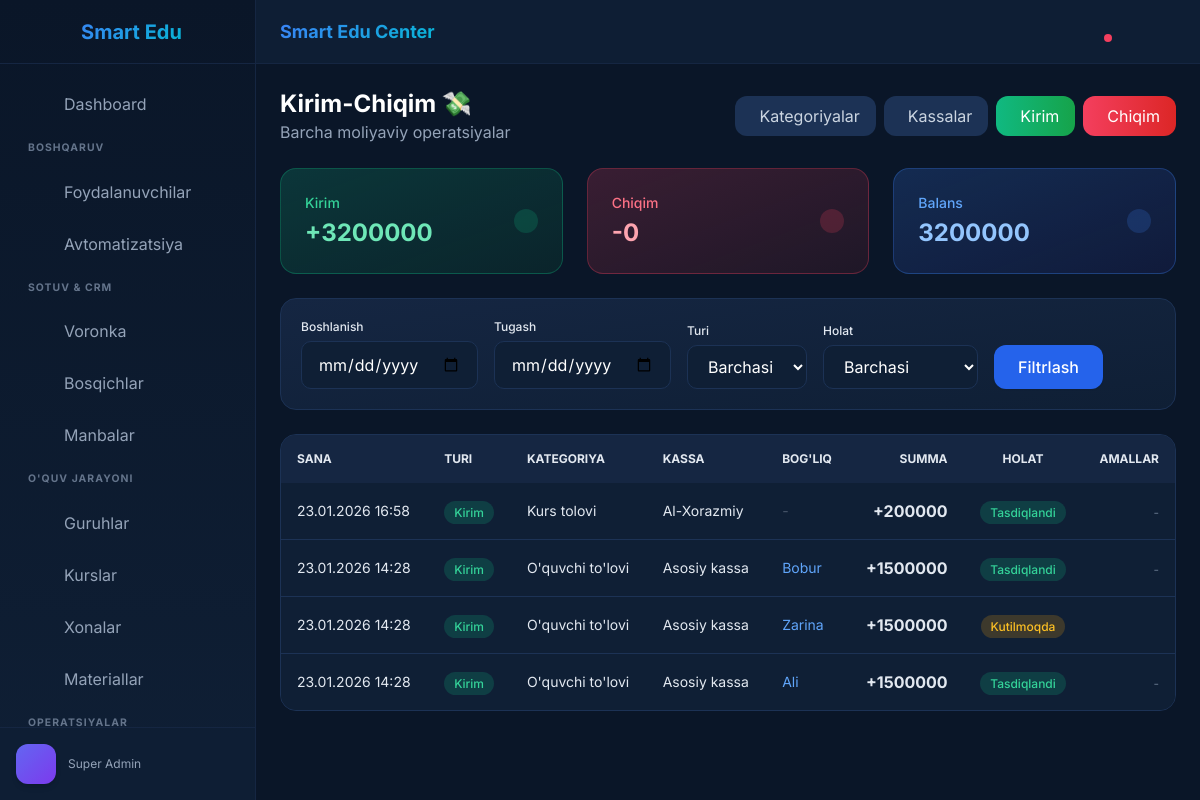
/finance/transactions/ (signed in), run on an earlier commit of the app's database.
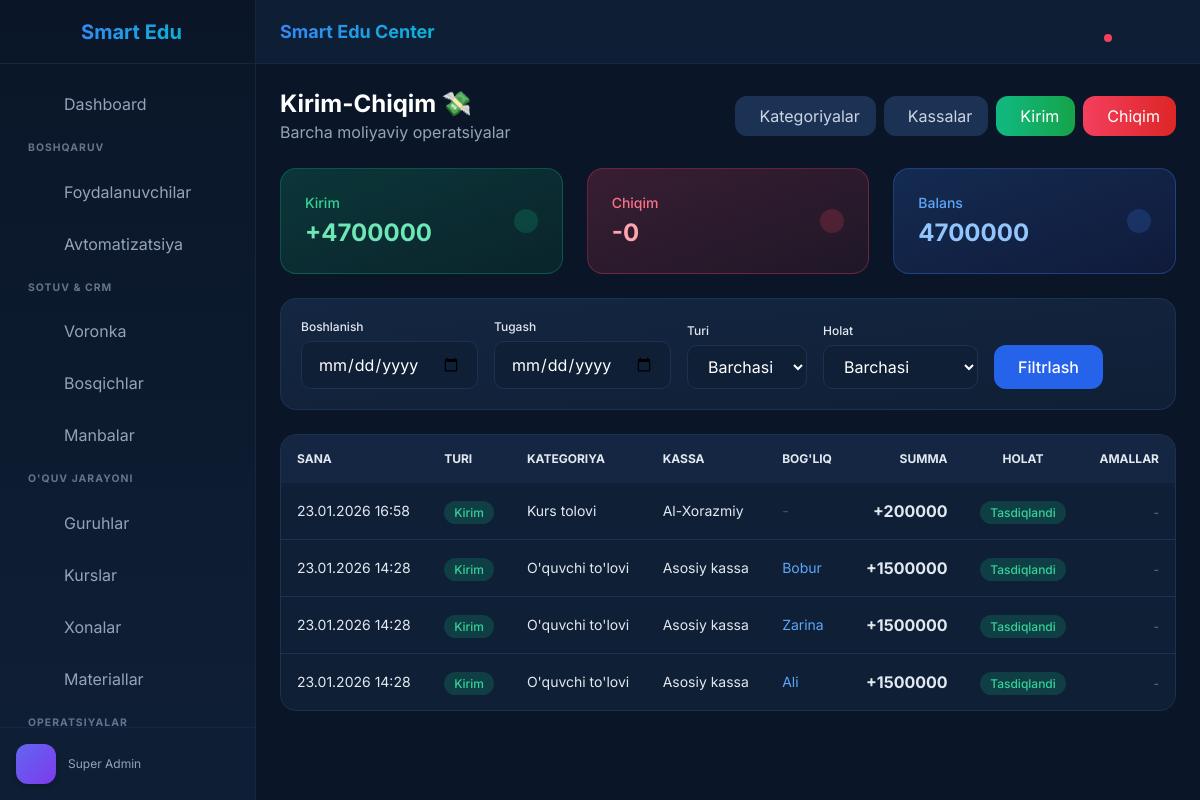
And on a later commit of the database.
### apps/finance/models.py (models this page shows, shortened)
class Transaction(TenantAwareModel):
    TYPE_CHOICES = (
        ('income', 'Kirim (To\'lov)'),
        ('expense', 'Chiqim (Xarajat)'),
        ('transfer', 'O\'tkazma'),
        ('salary', 'Oylik to\'lov'),
        ('refund', 'Pul qaytarish'),
    )
    STATUS_CHOICES = (
        ('pending', 'Kutilmoqda'),  # Kassir kiritdi, hali tasdiqlanmadi
        ('confirmed', 'Tasdiqlandi'),  # Direktor tasdiqladi (Balans o'zgaradi)
        ('rejected', 'Rad etildi'),
    )
    account = models.ForeignKey(Account, on_delete=models.PROTECT, related_name='transactions', verbose_name="Kassa")
    category = models.ForeignKey(TransactionCategory, on_delete=models.SET_NULL, null=True, verbose_name="Kategoriya")
    student = models.ForeignKey(User, on_delete=models.SET_NULL, null=True, blank=True, related_name='payments',
                                limit_choices_to={'role': 'student'}, verbose_name="O'quvchi")
    staff = models.ForeignKey(User, on_delete=models.SET_NULL, null=True, blank=True, related_name='salaries',
                              limit_choices_to={'role__in': ['teacher', 'staff', 'admin']}, verbose_name="Xodim")
    amount = models.DecimalField(max_digits=15, decimal_places=2, verbose_name="Summa")
    transaction_type = models.CharField(max_length=20, choices=TYPE_CHOICES, default='income', verbose_name="Turi")
    description = models.TextField(blank=True, verbose_name="Izoh")
    PAYMENT_METHOD_CHOICES = (
        ('cash', 'Naqd pul'),
        ('card', 'Plastik karta'),
        ('transfer', 'Bank o\'tkazmasi'),
        ('online', 'Online to\'lov'),
    )
    payment_method = models.CharField(max_length=20, choices=PAYMENT_METHOD_CHOICES, default='cash',
                                      verbose_name="To'lov usuli")
    receipt_image = models.ImageField(
        upload_to='receipts/%Y/%m/',
        null=True,
        blank=True,
        verbose_name="Chek rasmi",
        validators=[FileSizeValidator(max_size_mb=5)]
    )
    receipt_file = models.FileField(
        upload_to='receipts/%Y/%m/',
        null=True,
        blank=True,
        verbose_name="Chek fayli (PDF)",
        validators=[validate_receipt_file, FileSizeValidator(max_size_mb=5)]
    )
    receipt_verified = models.BooleanField(default=False, verbose_name="Chek tasdiqlandi")
    receipt_verified_by = models.ForeignKey(User, on_delete=models.SET_NULL, null=True, blank=True,
                                            related_name='verified_receipts', verbose_name="Chekni tasdiqladi")
    receipt_verified_at = models.DateTimeField(null=True, blank=True, verbose_name="Tasdiqlash vaqti")
    receipt_notes = models.TextField(blank=True, verbose_name="Chek izohi")
    status = models.CharField(max_length=20, choices=STATUS_CHOICES, default='pending', verbose_name="Holati")
    created_by = models.ForeignKey(User, on_delete=models.PROTECT, related_name='created_transactions',
                                   verbose_name="Kiritdi")
    confirmed_by = models.ForeignKey(User, on_delete=models.SET_NULL, null=True, blank=True,
                                     related_name='confirmed_transactions', verbose_name="Tasdiqladi")
    confirmed_at = models.DateTimeField(null=True, blank=True)
    class Meta:
        db_table = 'finance_transactions'
        ordering = ['-created_at']
        verbose_name = "Tranzaksiya"
        verbose_name_plural = "Tranzaksiyalar"

class TransactionCategory(TenantAwareModel):
    TYPE_CHOICES = (
        ('income', 'Kirim'),
        ('expense', 'Chiqim'),
    )
    name = models.CharField(max_length=100, verbose_name="Kategoriya nomi")
    transaction_type = models.CharField(max_length=20, choices=TYPE_CHOICES, verbose_name="Turi")
    class Meta:
        db_table = 'finance_categories'
        verbose_name = "Tranzaksiya Kategoriyasi"
        verbose_name_plural = "Tranzaksiya Kategoriyalari"

class Account(TenantAwareModel):
    TYPE_CHOICES = (
        ('cash', 'Naqd pul'),
        ('bank', 'Bank hisobi'),
        ('card', 'Korporativ karta'),
        ('wallet', 'Elektron hamyon'),
    )
    name = models.CharField(max_length=100, verbose_name="Kassa nomi")
    account_type = models.CharField(max_length=20, choices=TYPE_CHOICES, default='cash', verbose_name="Turi")
    balance = models.DecimalField(max_digits=15, decimal_places=2, default=0, verbose_name="Joriy Balans")
    class Meta:
        db_table = 'finance_accounts'
        verbose_name = "Kassa / Hisob"
        verbose_name_plural = "Kassalar"

### apps/users/models.py (models this page shows, shortened)
class User(AbstractUser, TenantAwareModel):
    ROLE_CHOICES = (
        ('super_admin', 'Super Admin'),  # Platforma egasi
        ('owner', 'Direktor'),  # Markaz egasi
        ('admin', 'Administrator'),  # Filial boshqaruvchisi
        ('teacher', 'O\'qituvchi'),
        ('student', 'O\'quvchi'),
        ('parent', 'Ota-ona'),
        ('staff', 'Xodim'),  # Boshqa xodimlar
    )
    username = None  # Usernameni o'chiramiz
    phone = models.CharField(max_length=20, unique=True, verbose_name="Telefon raqam")
    telegram_id = models.BigIntegerField(null=True, blank=True, unique=True, verbose_name="Telegram ID")
    USERNAME_FIELD = 'phone'
    REQUIRED_FIELDS = []
    objects = CustomUserManager()
    role = models.CharField(max_length=20, choices=ROLE_CHOICES, default='student', verbose_name="Roli")
    branch = models.ForeignKey('organizations.Branch', on_delete=models.SET_NULL, null=True, blank=True,
                               verbose_name="Filial")
    middle_name = models.CharField(max_length=50, blank=True, verbose_name="Otasining ismi")
    birth_date = models.DateField(null=True, blank=True, verbose_name="Tug'ilgan sana")
    avatar = models.ImageField(upload_to='avatars/%Y/%m/', blank=True, null=True, verbose_name="Rasm")
    nfc_card_id = models.CharField(max_length=50, blank=True, null=True, unique=True, verbose_name="NFC ID (Turniket)")
    profile_data = models.JSONField(default=dict, blank=True, verbose_name="Qo'shimcha Info")
    balance = models.DecimalField(max_digits=12, decimal_places=2, default=0, verbose_name="Hisob (Balans)")
    organization = models.ForeignKey(
        'organizations.Organization',
        on_delete=models.CASCADE,
        related_name='users',
        null=True,
        blank=True
    )
    class Meta:
        db_table = 'users'
        verbose_name = "Foydalanuvchi"
        verbose_name_plural = "Foydalanuvchilar"
        indexes = [
            models.Index(fields=['organization', 'role']),
            models.Index(fields=['organization', 'branch']),
            models.Index(fields=['phone']),
            models.Index(fields=['telegram_id']),
        ]

### apps/finance/views.py (the view)
# urls.py: path('transactions/', views.transaction_list, name='transaction_list'),
@login_required
def transaction_list(request):
    org = request.organization
    date_from = request.GET.get('date_from', '')
    date_to = request.GET.get('date_to', '')
    trans_type = request.GET.get('type', '')
    status = request.GET.get('status', '')
    account_id = request.GET.get('account', '')
    transactions = Transaction.objects.filter(is_deleted=False)
    if org:
        transactions = transactions.filter(organization=org)
    if date_from:
        transactions = transactions.filter(created_at__date__gte=date_from)
    if date_to:
        transactions = transactions.filter(created_at__date__lte=date_to)
    if trans_type:
        transactions = transactions.filter(transaction_type=trans_type)
    if status:
        transactions = transactions.filter(status=status)
    if account_id:
        transactions = transactions.filter(account_id=account_id)
    stats_qs = transactions.filter(status='confirmed')
    income = stats_qs.filter(transaction_type='income').aggregate(t=Sum('amount'))['t'] or 0
    expense = stats_qs.filter(transaction_type='expense').aggregate(t=Sum('amount'))['t'] or 0
    transactions = transactions.select_related(
        'account', 'category', 'student', 'staff', 'created_by', 'confirmed_by'
    ).order_by('-created_at')[:100]
    accounts = Account.objects.filter(is_deleted=False)
    if org:
        accounts = accounts.filter(organization=org)
    context = {
        'transactions': transactions,
        'accounts': accounts,
        'income': income,
        'expense': expense,
        'balance': income - expense,
        'date_from': date_from,
        'date_to': date_to,
        'trans_type': trans_type,
        'status': status,
        'account_id': account_id,
    }
    return render(request, 'finance/transaction_list.html', context)

### apps/core/context_processors.py (called while the page is built)
def tenant_context(request):
    return {
        'organization': request.organization
    }

### templates/finance/transaction_list.html (shortened to what the changed rows need)
{% extends 'base.html' %}
{% block content %}
<div class="space-y-6">
    <div class="flex items-center justify-between">
        <div>
            <h1 class="text-2xl font-bold text-white">Kirim-Chiqim 💸</h1>
        </div>
    </div>
    <div class="grid grid-cols-1 md:grid-cols-3 gap-6">
        <div class="rounded-2xl p-6 bg-gradient-to-br from-emerald-500/20 to-green-600/10 border border-emerald-500/30">
            <div class="flex items-center justify-between">
                <div>
                    <p class="text-sm font-medium text-emerald-400">Kirim</p>
                    <p class="text-2xl font-bold mt-1 text-emerald-300">+{{ income|floatformat:0 }}</p>
                </div>
            </div>
        </div>
        <div class="rounded-2xl p-6 bg-gradient-to-br from-blue-500/20 to-indigo-600/10 border border-blue-500/30">
            <div class="flex items-center justify-between">
                <div>
                    <p class="text-sm font-medium text-blue-400">Balans</p>
                    <p class="text-2xl font-bold mt-1 {% if balance < 0 %}text-rose-400{% else %}text-blue-300{% endif %}">
                        {{ balance|floatformat:0 }}
                    </p>
                </div>
            </div>
        </div>
    </div>
    <div class="rounded-2xl overflow-hidden bg-gradient-to-br from-[#152642] to-[#0f1f35] border border-[#1c3255]">
        <table class="w-full">
            <thead class="bg-[#0f1f35] text-slate-400">
                <tr class="uppercase text-xs font-semibold">
                    <th class="p-4 text-left">Sana</th>
                    <th class="p-4 text-left">Turi</th>
                    <th class="p-4 text-left">Kategoriya</th>
                    <th class="p-4 text-left">Kassa</th>
                    <th class="p-4 text-left">Bog'liq</th>
                    <th class="p-4 text-right">Summa</th>
                    <th class="p-4 text-center">Holat</th>
                    <th class="p-4 text-right">Amallar</th>
                </tr>
            </thead>
            <tbody class="divide-y divide-[#1c3255]">
                {% for trans in transactions %}
                <tr class="transition hover:bg-[#1c3255]">
                    <td class="p-4 text-sm text-slate-400">
                        {{ trans.created_at|date:"d.m.Y H:i" }}
                    </td>
                    <td class="p-4">
                        {% if trans.transaction_type == 'income' %}
                        <span class="px-2.5 py-1 text-xs rounded-full font-medium bg-emerald-500/20 text-emerald-400">Kirim</span>
                        {% else %}
                        <span class="px-2.5 py-1 text-xs rounded-full font-medium bg-rose-500/20 text-rose-400">Chiqim</span>
                        {% endif %}
                    </td>
                    <td class="p-4 text-sm text-slate-300">{{ trans.category.name|default:"-" }}</td>
                    <td class="p-4 text-sm text-slate-300">{{ trans.account.name }}</td>
                    <td class="p-4 text-sm">
                        {% if trans.student %}
                        <span class="text-blue-400">{{ trans.student.first_name }}</span>
                        {% elif trans.staff %}
                        <span class="text-purple-400">{{ trans.staff.first_name }}</span>
                        {% else %}
                        <span class="text-slate-600">-</span>
                        {% endif %}
                    </td>
                    <td class="p-4 text-right font-bold {% if trans.transaction_type == 'income' %}text-emerald-400{% else %}text-rose-400{% endif %}">
                        {% if trans.transaction_type == 'income' %}+{% else %}-{% endif %}{{ trans.amount|floatformat:0 }}
                    </td>
                    <td class="p-4 text-center">
                        <span class="px-2.5 py-1 text-xs rounded-full font-medium
                            {% if trans.status == 'confirmed' %}bg-emerald-500/20 text-emerald-400
                            {% elif trans.status == 'pending' %}bg-amber-500/20 text-amber-400
                            {% else %}bg-rose-500/20 text-rose-400{% endif %}">
                            {{ trans.get_status_display }}
                        </span>
                    </td>
                    <td class="p-4 text-right">
                        {% if trans.status == 'pending' %}
                        <div class="flex items-center justify-end gap-2">
                            <a href="{% url 'finance:confirm_transaction' trans.pk %}"
                                class="p-2 rounded-lg transition text-emerald-400 hover:bg-emerald-500/20">
                            </a>
                            <a href="{% url 'finance:reject_transaction' trans.pk %}"
                                class="p-2 rounded-lg transition text-rose-400 hover:bg-rose-500/20">
                            </a>
                        </div>
                        {% else %}
                        <span class="text-xs text-slate-500">{{ trans.confirmed_by.first_name|default:"-" }}</span>
                        {% endif %}
                    </td>
                </tr>
                {% endfor %}
            </tbody>
        </table>
    </div>
</div>
{% endblock %}

What changed in the data, as far as the page shows it:
changed Transaction "Zarina": status "Kutilmoqda" → "Tasdiqlandi"; confirmed_by.first_name (not shown) → "-"
Also different on the page:
{{ income|floatformat:0 }}: "3200000" → "4700000"
{{ balance|floatformat:0 }}: "3200000" → "4700000"
